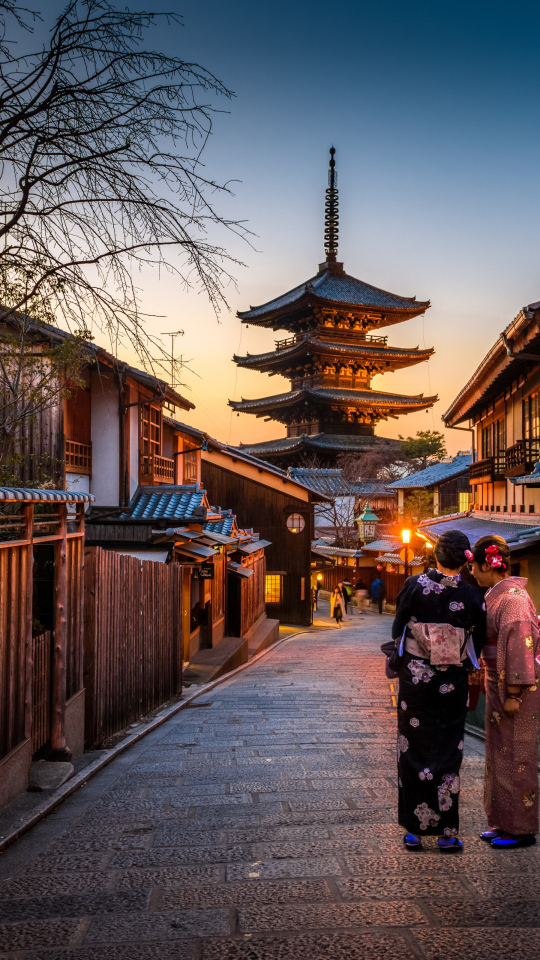
#> input picture 1.jpg, 1080 x 1920 px (shown at 1/2 size)
$ python -i gif_builder.py   (imports and definitions only)
#> lines starting #> are read from the running program, lines starting #| are printed output that depends on the picture
import numpy as np
from PIL import Image, ImageDraw, ImageFont

video_fps = 30
max_str_len = 20

# [18 lines left out: function draw_text, not called in this run]


def get_klatka_start(data: str):
    data_start = data.split(" --> ")[0]
    data_start_m = int(data_start.split(":")[1])
    data_start_s = int(data_start.split(":")[2].split(".")[0])
    data_start_ms = int(data_start.split(":")[2].split(".")[1])
    time_start_ms = int((((data_start_m * 60) + data_start_s) * 1000) + data_start_ms)
    klatka_start = int(time_start_ms / 1000 * video_fps)
    return klatka_start


# [98 lines left out: functions get_klatka_end, get_start_stop_text_tab, generate_gif_from_img_vvt, not called in this run]
    # , loop=0


image_path = 'screen_shots/1.png'
vvt_pathh = 'audio/1.quick_info.vvt'
out_pathh = "movies/animacja_z_napisem.gif"
# [1 line not run here, left out]

>>> import cv2
>>> picture = cv2.imread('1.jpg', cv2.IMREAD_GRAYSCALE)
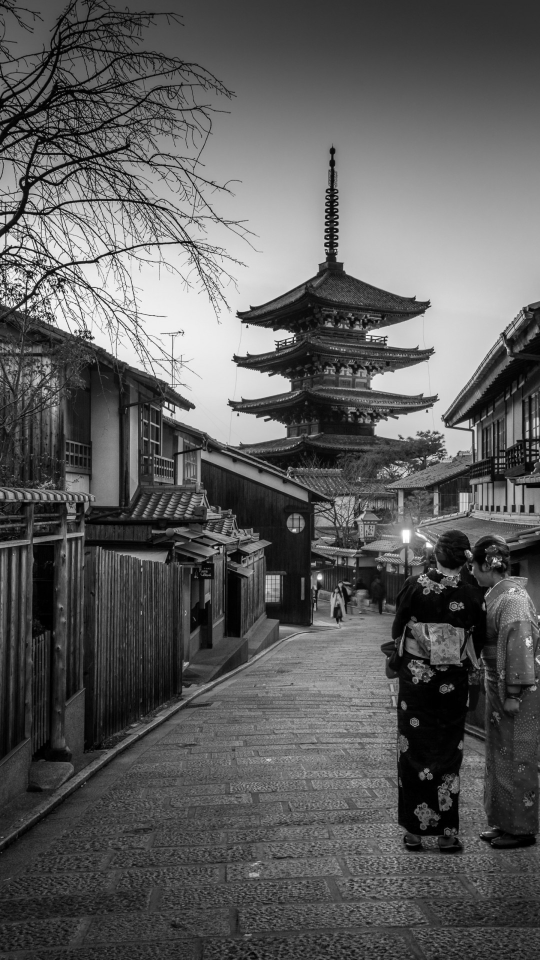
#> picture: shape (1920, 1080) (shown at 1/2 size); min 0, max 255, mean 92.2
#> (the run stopped early here; a loop or call above may not have finished)

$ run again, on 2.jpg
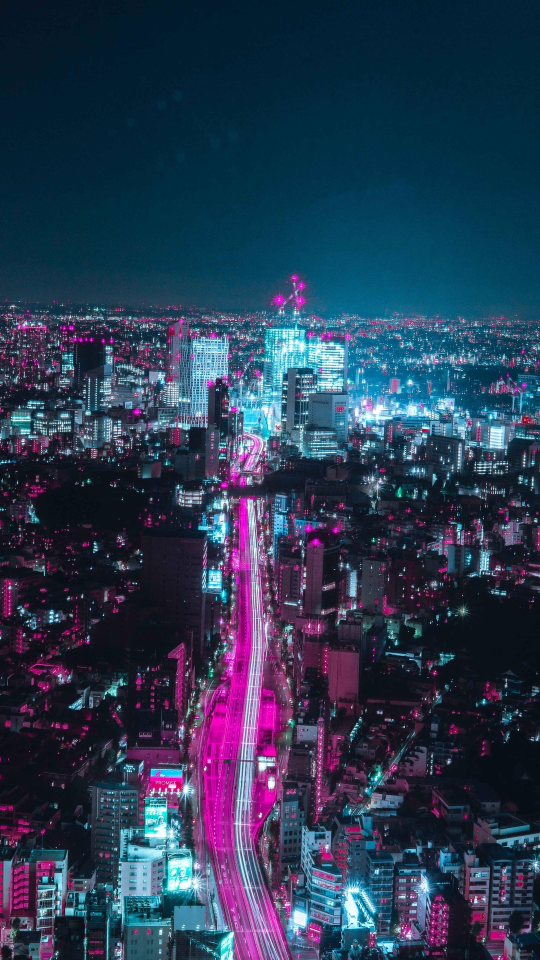
#> input picture 2.jpg, 1080 x 1920 px (shown at 1/2 size)
#> `picture = cv2.imread('1.jpg', cv2.IMREAD_GRAYSCALE)`:
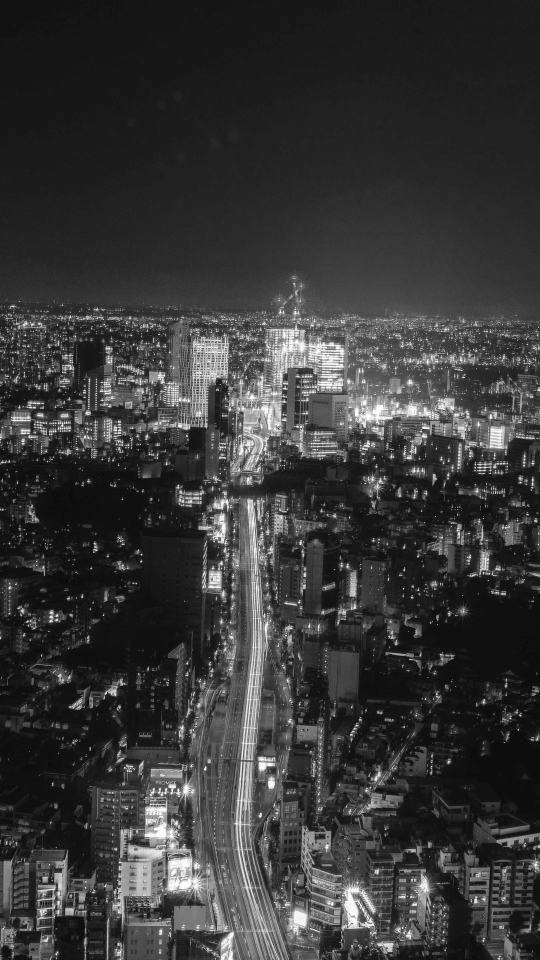
#> picture: shape (1920, 1080) (shown at 1/2 size); min 5, max 255, mean 55.7
